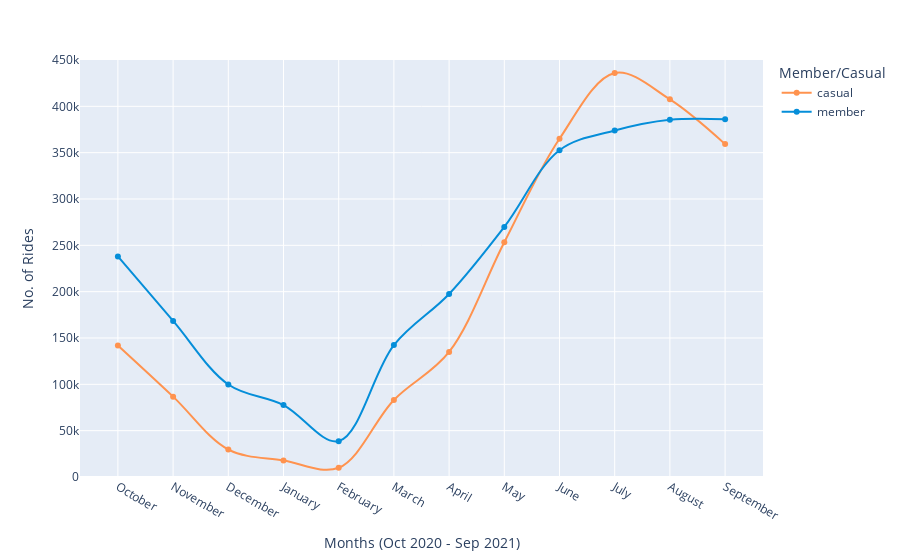

The cell this chart's notebook holds for it:
### Code cell
fig_2 = df.groupby(['year', 'month', 'member_casual'], as_index=False).count()
fig_2 = fig_2[fig_2['ride_id'] != 0]

px.line(fig_2, x = 'month', y = 'ride_id', range_y = [0,450000],
        color = 'member_casual', 
        line_shape = 'spline',
        markers=True, 
        labels = {'ride_id': 'No. of Rides', 'month': 'Months (Oct 2020 - Sep 2021)', 'member_casual': 'Member/Casual'},
        hover_name = 'member_casual', hover_data = {'member_casual': False, 'month': True, 'ride_id': True}, 
        color_discrete_map = {'casual': '#FF934F', 'member': '#058ED9'})

### Figure 1 — Plotly figure (JSON) as saved in the notebook; plotly's stock layout.template omitted (floating-point values rounded to 4 significant figures)
{"data": [{"customdata": [["casual"], ["casual"], ["casual"], ["casual"], ["casual"], ["casual"], ["casual"], ["casual"], ["casual"], ["casual"], ["casual"], ["casual"]], "hovertemplate": "<b>%{hovertext}</b><br><br>Months (Oct 2020 - Sep 2021)=%{x}<br>No. of Rides=%{y}<extra></extra>", "hovertext": ["casual", "casual", "casual", "casual", "casual", "casual", "casual", "casual", "casual", "casual", "casual", "casual"], "legendgroup": "casual", "line": {"color": "#FF934F", "dash": "solid", "shape": "spline"}, "marker": {"symbol": "circle"}, "mode": "lines+markers", "name": "casual", "orientation": "v", "showlegend": true, "type": "scatter", "x": ["October", "November", "December", "January", "February", "March", "April", "May", "June", "July", "August", "September"], "xaxis": "x", "y": [141922, 86730, 29665, 17842, 9964, 83148, 134945, 253346, 365023, 435927, 407517, 359226], "yaxis": "y"}, {"customdata": [["member"], ["member"], ["member"], ["member"], ["member"], ["member"], ["member"], ["member"], ["member"], ["member"], ["member"], ["member"]], "hovertemplate": "<b>%{hovertext}</b><br><br>Months (Oct 2020 - Sep 2021)=%{x}<br>No. of Rides=%{y}<extra></extra>", "hovertext": ["member", "member", "member", "member", "member", "member", "member", "member", "member", "member", "member", "member"], "legendgroup": "member", "line": {"color": "#058ED9", "dash": "solid", "shape": "spline"}, "marker": {"symbol": "circle"}, "mode": "lines+markers", "name": "member", "orientation": "v", "showlegend": true, "type": "scatter", "x": ["October", "November", "December", "January", "February", "March", "April", "May", "June", "July", "August", "September"], "xaxis": "x", "y": [237996, 168432, 99832, 77573, 38685, 142375, 197477, 269897, 352676, 373833, 385426, 385959], "yaxis": "y"}], "layout": {"legend": {"title": {"text": "Member/Casual"}, "tracegroupgap": 0}, "margin": {"t": 60}, "xaxis": {"anchor": "y", "domain": [0.0, 1.0], "title": {"text": "Months (Oct 2020 - Sep 2021)"}}, "yaxis": {"anchor": "x", "domain": [0.0, 1.0], "range": [0, 450000], "title": {"text": "No. of Rides"}}}}
